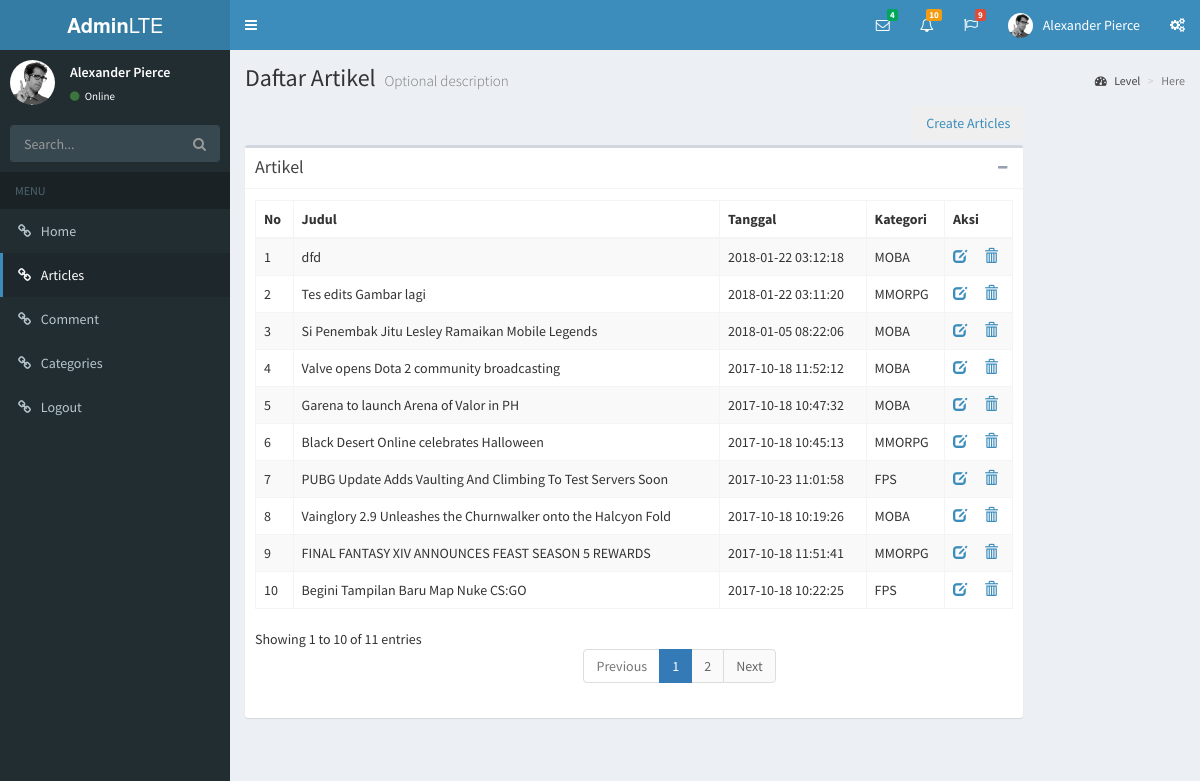
Page /admin/module?module=articles on the committed database.
### tables this page shows
CREATE TABLE `tabelartikel` (
  `id_artikel` int(11) NOT NULL,
  `judul_artikel` text NOT NULL,
  `isi_artikel` text NOT NULL,
  `tanggal_artikel` datetime NOT NULL,
  `id_kategori` int(11) NOT NULL
);

CREATE TABLE `tabelkategori` (
  `id_kategori` int(11) NOT NULL,
  `nama_kategori` text NOT NULL
);

### application/controllers/Admin.php (called while the page is built, shortened)
<?php
Class Admin extends CI_Controller {
	function __construct(){
		$this->load->helper(array('form', 'url'));
		$this->load->library('form_validation');
        $this->load->library('session');
		$this->load->model('Model_admin');
	}
    function module(){
        $module =   $this->input->get('module');
        switch ($module) {
            case 'articles':
                $id                 =   $this->input->get('id');
                $data['articles']   =   $this->Model_admin->get_all_articles();
                $data['categories'] =   $this->Model_admin->get_all_categories();
                $data['detail']     =   $this->Model_admin->get_articles($id);
                $data['menu']       =   $this->load->view('admin/articles', $data, TRUE);
                $this->load->view('admin/blank',$data);
                break;
        }
    }
}
?>

### index.php (called while the page is built, shortened)
<?php
require_once BASEPATH.'core/CodeIgniter.php';

### application/models/Model_admin.php (called while the page is built, shortened)
<?php
Class Model_admin extends CI_Model {
	function get_all_articles(){
		$this->db->select('tabelartikel.id_artikel,tabelartikel.judul_artikel,tabelartikel.isi_artikel,tabelartikel.tanggal_artikel,tabelartikel.id_kategori,tabelkategori.nama_kategori');
		$this->db->from('tabelartikel');
		$this->db->join('tabelkategori', 'tabelartikel.id_kategori = tabelkategori.id_kategori','left');
		$this->db->order_by('id_artikel', 'DESC');
		return $this->db->get()->result_array();
	}
	function get_articles($id){
		$this->db->select('tabelartikel.id_artikel,tabelartikel.judul_artikel,tabelartikel.isi_artikel,tabelartikel.tanggal_artikel,tabelartikel.id_kategori,tabelgambar.nama_gambar');
		$this->db->from('tabelartikel');
		$this->db->join('tabelgambar', 'tabelartikel.id_artikel = tabelgambar.id_artikel','left');
		$this->db->where('tabelartikel.id_artikel', $id);
		return $this->db->get()->row_array();
	}
}
?>

### application/views/admin/articles.php (the view, shortened to what this page needs)
<?php
switch ($this->input->get('action')) {
  case 'tambahberita': ?>
      <?php break;
    default: ?>
    <section class="content-header">
      <h1>
        Daftar Artikel
        <small>Optional description</small>
      </h1>
      <ol class="breadcrumb">
        <li><a href="#"><i class="fa fa-dashboard"></i> Level</a></li>
        <li class="active">Here</li>
      </ol>
</section>
<section class="content container-fluid">
  <div class="row">
    <div class="col-lg-10">
      <div class="clearfix" style="padding-bottom: 5px;">
        <a href="?module=articles&action=tambahberita"><button type="button" class="btn pull-right">Create Articles
        </button></a>
      </div>
      <div class="box box-default">
        <div class="box-header with-border">
          <h3 class="box-title">Artikel</h3>
            <div class="box-tools pull-right">
              <button class="btn btn-box-tool" data-widget="collapse"><i class="fa fa-minus"></i></button>
            </div>
        </div>
        <div class="box-body">
          <table id="example" class="table table-striped table-bordered" cellspacing="0" width="100%">
            <thead>
              <tr>
                <th>No</th>
                <th>Judul</th>
                <th>Tanggal</th>
                <th>Kategori</th>
                <th>Aksi</th>
              </tr>
            </thead>
            <tbody>
              <?php
              $no = 1;
              foreach ($articles as $article) : ?>
                <tr>
                  <td><?php echo $no; ?></td>
                  <td><?php echo $article['judul_artikel']; ?></td>
                  <td><?php echo $article['tanggal_artikel']; ?></td>
                  <td><?php echo $article['nama_kategori']; ?></td>
                  <td><a href="?module=articles&action=editberita&id=<?php echo $article['id_artikel']; ?>"><span class="glyphicon glyphicon-edit"></span> &nbsp;&nbsp;&nbsp;&nbsp;
                        <a href="delete_articles?id=<?php echo $article['id_artikel']; ?>"><span class="glyphicon glyphicon-trash"></span></td>
                </tr>
              <?php
              $no++;
              endforeach; ?>
            </tbody>
          </table>
        </div>
      </div>
    </div>
  </div>
</section>
    <?php
  break;
}
?>

### application/views/admin/blank.php (shortened to what this page needs)
<!DOCTYPE html>
<html>
<head>
  <link rel="stylesheet" href="<?php echo base_url(); ?>assets/bower_components/bootstrap/dist/css/bootstrap.min.css">
  <link rel="stylesheet" href="<?php echo base_url(); ?>assets/bower_components/font-awesome/css/font-awesome.min.css">
  <link rel="stylesheet" href="<?php echo base_url(); ?>assets/bower_components/Ionicons/css/ionicons.min.css">
  <link rel="stylesheet" href="<?php echo base_url(); ?>assets/dist/css/AdminLTE.min.css">
  <link rel="stylesheet" href="<?php echo base_url(); ?>assets/dist/css/skins/_all-skins.min.css">
</head>
<body class="hold-transition skin-blue sidebar-mini">
<div class="wrapper">
  <header class="main-header">
    <a href="../../index2.html" class="logo">
      <span class="logo-lg"><b>Admin</b>LTE</span>
    </a>
    <nav class="navbar navbar-static-top">
      <a href="#" class="sidebar-toggle" data-toggle="push-menu" role="button">
      </a>
      <div class="navbar-custom-menu">
        <ul class="nav navbar-nav">
          <li class="dropdown messages-menu">
            <a href="#" class="dropdown-toggle" data-toggle="dropdown">
              <i class="fa fa-envelope-o"></i>
              <span class="label label-success">4</span>
            </a>
          </li>
          <li class="dropdown notifications-menu">
            <a href="#" class="dropdown-toggle" data-toggle="dropdown">
              <i class="fa fa-bell-o"></i>
              <span class="label label-warning">10</span>
            </a>
          </li>
          <li class="dropdown tasks-menu">
            <a href="#" class="dropdown-toggle" data-toggle="dropdown">
              <i class="fa fa-flag-o"></i>
              <span class="label label-danger">9</span>
            </a>
          </li>
          <li class="dropdown user user-menu">
            <a href="#" class="dropdown-toggle" data-toggle="dropdown">
              <img src="<?php echo base_url(); ?>assets/dist/img/user2-160x160.jpg" class="user-image" alt="User Image">
              <span class="hidden-xs">Alexander Pierce</span>
            </a>
          </li>
          <li>
            <a href="#" data-toggle="control-sidebar"><i class="fa fa-gears"></i></a>
          </li>
        </ul>
      </div>
    </nav>
  </header>
  <aside class="main-sidebar">
    <section class="sidebar">
      <div class="user-panel">
        <div class="pull-left image">
          <img src="<?php echo base_url(); ?>assets/dist/img/user2-160x160.jpg" class="img-circle" alt="User Image">
        </div>
        <div class="pull-left info">
          <p>Alexander Pierce</p>
          <a href="#"><i class="fa fa-circle text-success"></i> Online</a>
        </div>
      </div>
      <form action="#" method="get" class="sidebar-form">
        <div class="input-group">
          <input type="text" name="q" class="form-control" placeholder="Search...">
          <span class="input-group-btn">
                <button type="submit" name="search" id="search-btn" class="btn btn-flat"><i class="fa fa-search"></i>
                </button>
              </span>
        </div>
      </form>
      <ul class="sidebar-menu" data-widget="tree">
        <li class="header">MENU</li>
        <li <?php if ($this->input->get('module') == 'home') echo 'class="active"'; ?>><a href="<?php echo base_url('admin/module'); ?>?module=home"><i class="fa fa-link"></i> <span>Home</span></a></li>
        <li <?php if ($this->input->get('module') == 'articles') echo 'class="active"'; ?>><a href="<?php echo base_url('admin/module'); ?>?module=articles"><i class="fa fa-link"></i> <span>Articles</span></a></li>
        <li <?php if ($this->input->get('module') == 'comment') echo 'class="active"'; ?>><a href="<?php echo base_url('admin/module'); ?>?module=comment"><i class="fa fa-link"></i> <span>Comment</span></a></li>
        <li <?php if ($this->input->get('module') == 'category') echo 'class="active"'; ?>><a href="<?php echo base_url('admin/module'); ?>?module=category"><i class="fa fa-link"></i> <span>Categories</span></a></li>
        <li><a href="<?php echo base_url('admin/logout'); ?>"><i class="fa fa-link"></i> <span>Logout</span></a></li>
    </section>
  </aside>
  <div class="content-wrapper">
    <?=$menu?>
  </div>
</div>
</body>
</html>

### rows in the picture
tabelartikel: judul_artikel "dfd", tanggal_artikel "2018-01-22 03:12:18", id_kategori.nama_kategori "MOBA"
tabelartikel: judul_artikel "Tes edits Gambar lagi", tanggal_artikel "2018-01-22 03:11:20", id_kategori.nama_kategori "MMORPG"
tabelartikel: judul_artikel "Si Penembak Jitu Lesley Ramaikan Mobile Legends", tanggal_artikel "2018-01-05 08:22:06", id_kategori.nama_kategori "MOBA"
tabelartikel: judul_artikel "Valve opens Dota 2 community broadcasting", tanggal_artikel "2017-10-18 11:52:12", id_kategori.nama_kategori "MOBA"
tabelartikel: judul_artikel "Garena to launch Arena of Valor in PH", tanggal_artikel "2017-10-18 10:47:32", id_kategori.nama_kategori "MOBA"
tabelartikel: judul_artikel "Black Desert Online celebrates Halloween", tanggal_artikel "2017-10-18 10:45:13", id_kategori.nama_kategori "MMORPG"
tabelartikel: judul_artikel "PUBG Update Adds Vaulting And Climbing To Test Servers Soon", tanggal_artikel "2017-10-23 11:01:58", id_kategori.nama_kategori "FPS"
tabelartikel: judul_artikel "Vainglory 2.9 Unleashes the Churnwalker onto the Halcyon Fold", tanggal_artikel "2017-10-18 10:19:26", id_kategori.nama_kategori "MOBA"
tabelartikel: judul_artikel "FINAL FANTASY XIV ANNOUNCES FEAST SEASON 5 REWARDS", tanggal_artikel "2017-10-18 11:51:41", id_kategori.nama_kategori "MMORPG"
tabelartikel: judul_artikel "Begini Tampilan Baru Map Nuke CS:GO", tanggal_artikel "2017-10-18 10:22:25", id_kategori.nama_kategori "FPS"
